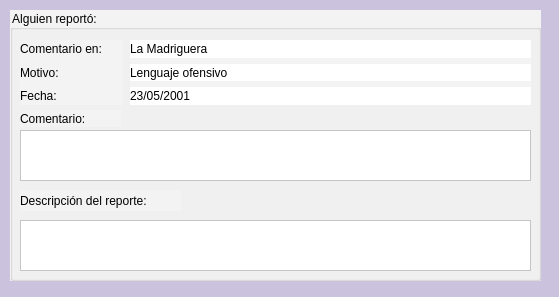
<?xml version="1.0" encoding="UTF-8"?>
<ui version="4.0">
 <class>DetalleReporte</class>
 <widget class="QDialog" name="DetalleReporte">
  <property name="geometry">
   <rect>
    <x>0</x>
    <y>0</y>
    <width>559</width>
    <height>297</height>
   </rect>
  </property>
  <property name="windowTitle">
   <string>Dialog</string>
  </property>
  <property name="styleSheet">
   <string notr="true">background-color: rgb(203, 195, 221);</string>
  </property>
  <widget class="QGroupBox" name="groupBox">
   <property name="geometry">
    <rect>
     <x>10</x>
     <y>10</y>
     <width>531</width>
     <height>271</height>
    </rect>
   </property>
   <property name="styleSheet">
    <string notr="true">background-color: rgb(243, 243, 243);</string>
   </property>
   <property name="title">
    <string>Alguien reportó:</string>
   </property>
   <widget class="QTextBrowser" name="textBrowser_3">
    <property name="geometry">
     <rect>
      <x>10</x>
      <y>120</y>
      <width>511</width>
      <height>51</height>
     </rect>
    </property>
    <property name="styleSheet">
     <string notr="true">background-color: rgb(255, 255, 255);</string>
    </property>
   </widget>
   <widget class="QTextBrowser" name="textBrowser_4">
    <property name="geometry">
     <rect>
      <x>10</x>
      <y>210</y>
      <width>511</width>
      <height>51</height>
     </rect>
    </property>
    <property name="styleSheet">
     <string notr="true">background-color: rgb(255, 255, 255);</string>
    </property>
   </widget>
   <widget class="QWidget" name="layoutWidget">
    <property name="geometry">
     <rect>
      <x>10</x>
      <y>30</y>
      <width>103</width>
      <height>65</height>
     </rect>
    </property>
    <layout class="QVBoxLayout" name="verticalLayout_4">
     <item>
      <widget class="QLabel" name="label_11">
       <property name="text">
        <string>Comentario en:</string>
       </property>
      </widget>
     </item>
     <item>
      <widget class="QLabel" name="label_12">
       <property name="text">
        <string>Motivo:</string>
       </property>
      </widget>
     </item>
     <item>
      <widget class="QLabel" name="label_16">
       <property name="text">
        <string>Fecha:</string>
       </property>
      </widget>
     </item>
    </layout>
   </widget>
   <widget class="QWidget" name="layoutWidget_2">
    <property name="geometry">
     <rect>
      <x>120</x>
      <y>30</y>
      <width>401</width>
      <height>65</height>
     </rect>
    </property>
    <layout class="QVBoxLayout" name="verticalLayout_3">
     <item>
      <widget class="QLabel" name="label_9">
       <property name="styleSheet">
        <string notr="true">background-color: rgb(255, 255, 255);</string>
       </property>
       <property name="text">
        <string>La Madriguera</string>
       </property>
      </widget>
     </item>
     <item>
      <widget class="QLabel" name="label_13">
       <property name="styleSheet">
        <string notr="true">background-color: rgb(255, 255, 255);</string>
       </property>
       <property name="text">
        <string>Lenguaje ofensivo</string>
       </property>
      </widget>
     </item>
     <item>
      <widget class="QLabel" name="label_17">
       <property name="styleSheet">
        <string notr="true">background-color: rgb(255, 255, 255);</string>
       </property>
       <property name="text">
        <string>23/05/2001</string>
       </property>
      </widget>
     </item>
    </layout>
   </widget>
   <widget class="QLabel" name="label_14">
    <property name="geometry">
     <rect>
      <x>10</x>
      <y>100</y>
      <width>101</width>
      <height>17</height>
     </rect>
    </property>
    <property name="text">
     <string>Comentario:</string>
    </property>
   </widget>
   <widget class="QLabel" name="label_15">
    <property name="geometry">
     <rect>
      <x>10</x>
      <y>180</y>
      <width>161</width>
      <height>21</height>
     </rect>
    </property>
    <property name="text">
     <string>Descripción del reporte:</string>
    </property>
   </widget>
  </widget>
 </widget>
 <resources/>
 <connections/>
</ui>
